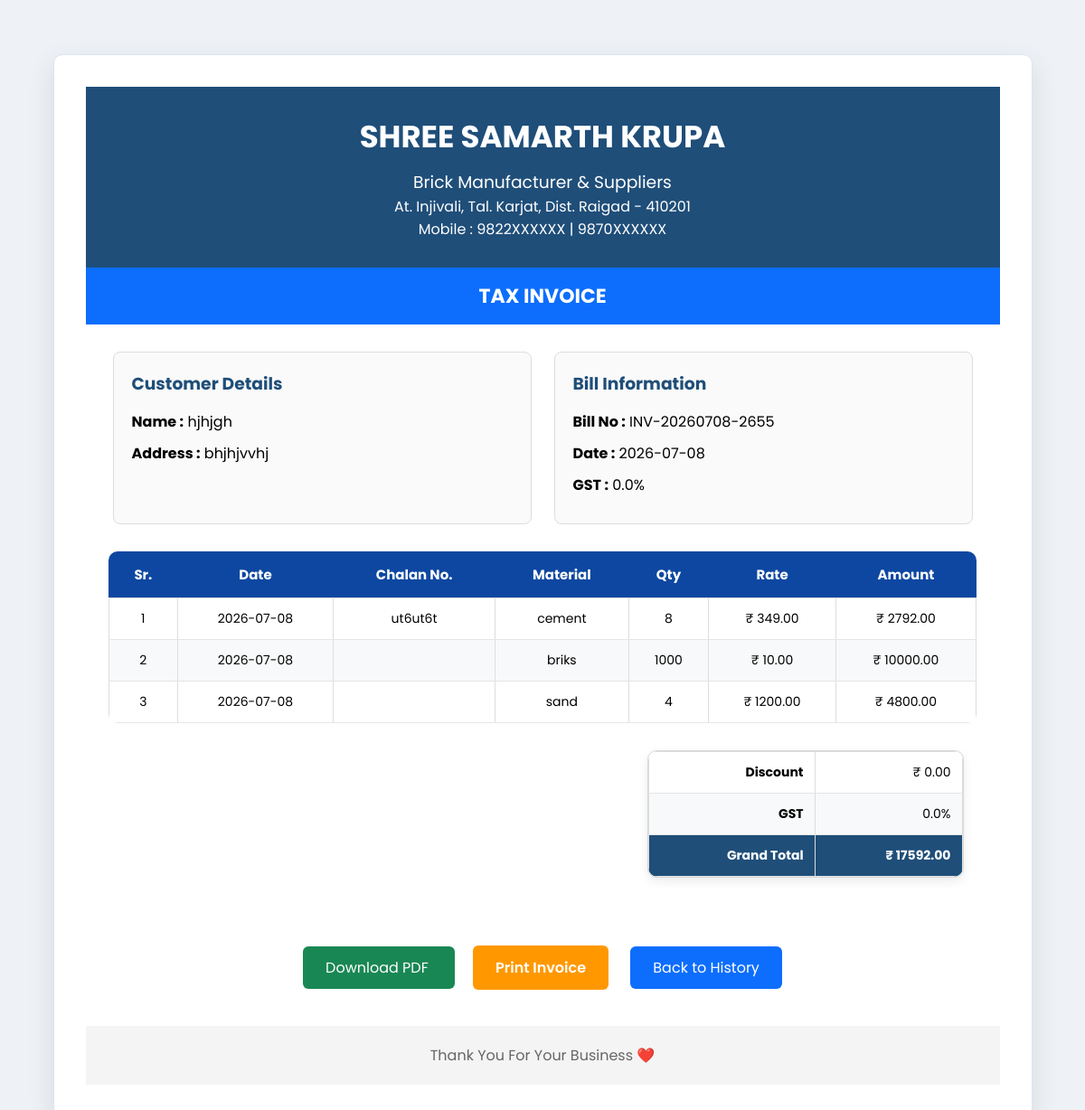
The page /bill/6 on the database its author committed.
### tables this page shows
CREATE TABLE bills(

    id INTEGER PRIMARY KEY AUTOINCREMENT,

    bill_no TEXT,

    customer_name TEXT,

    customer_address TEXT,

    bill_date TEXT,

    discount REAL,

    gst REAL,

    grand_total REAL

);

CREATE TABLE bill_items(

    id INTEGER PRIMARY KEY AUTOINCREMENT,

    bill_id INTEGER,

    item_date TEXT,

    chalan_no TEXT,

    material TEXT,

    quantity INTEGER,

    price REAL,

    total REAL,

    FOREIGN KEY(bill_id) REFERENCES bills(id)

);

### app.py (the view)
@app.route("/bill/<int:bill_id>")
def bill_details(bill_id):
    conn = get_db()
    cursor = conn.cursor()
    cursor.execute(
        "SELECT * FROM bills WHERE id=?",
        (bill_id,)
    )
    bill = cursor.fetchone()
    cursor.execute(
        "SELECT * FROM bill_items WHERE bill_id=?",
        (bill_id,)
    )
    items = cursor.fetchall()
    conn.close()
    return render_template(
        "bill_details.html",
        bill=bill,
        items=items
    )

### app.py (called while the page is built)
def get_db():
    conn = sqlite3.connect(DATABASE)
    conn.row_factory = sqlite3.Row
    return conn

### templates/bill_details.html (shortened to what this page needs)
<!DOCTYPE html>
<html lang="en">
<head>
<link rel="stylesheet"
href="{{ url_for('static', filename='style.css') }}">
</head>
<body>
<div class="container">
<div class="header">
<h1>SHREE SAMARTH KRUPA</h1>
<h3>Brick Manufacturer & Suppliers</h3>
<p>At. Injivali, Tal. Karjat, Dist. Raigad - 410201</p>
<p>Mobile : 9822XXXXXX | 9870XXXXXX</p>
</div>
<div class="invoice-title">
TAX INVOICE
</div>
<div class="info">
<div class="card">
<h3>Customer Details</h3>
<p><b>Name :</b> {{ bill.customer_name }}</p>
<p><b>Address :</b> {{ bill.customer_address }}</p>
</div>
<div class="card">
<h3>Bill Information</h3>
<p><b>Bill No :</b> {{ bill.bill_no }}</p>
<p><b>Date :</b> {{ bill.bill_date }}</p>
<p><b>GST :</b> {{ bill.gst }}%</p>
</div>
</div>
<table>
<thead>
<tr>
<th>Sr.</th>
<th>Date</th>
<th>Chalan No.</th>
<th>Material</th>
<th>Qty</th>
<th>Rate</th>
<th>Amount</th>
</tr>
</thead>
<tbody>
{% for item in items %}
<tr>
<td>{{ loop.index }}</td>
<td>{{ item.item_date }}</td>
<td>{{ item.chalan_no }}</td>
<td>{{ item.material }}</td>
<td>{{ item.quantity }}</td>
<td>₹ {{ "%.2f"|format(item.price) }}</td>
<td>₹ {{ "%.2f"|format(item.total) }}</td>
</tr>
{% endfor %}
</tbody>
</table>
<div class="summary">
<table>
<tr>
<td><b>Discount</b></td>
<td>₹ {{ "%.2f"|format(bill.discount) }}</td>
</tr>
<tr>
<td><b>GST</b></td>
<td>{{ bill.gst }}%</td>
</tr>
<tr>
<td><b>Grand Total</b></td>
<td>₹ {{ "%.2f"|format(bill.grand_total) }}</td>
</tr>
</table>
</div>
<div class="buttons">
<a href="/download_pdf/{{ bill.id }}" class="download">
Download PDF
</a>
<button class="print" onclick="window.print()">
Print Invoice
</button>
<a href="/history" class="back">
Back to History
</a>
</div>
<div class="footer">
Thank You For Your Business ❤️
</div>
</div>
</body>
</html>

### static/style.css (style rules this page uses)
* { margin:0; padding:0; box-sizing:border-box; font-family:'Poppins',sans-serif; }
body { background:#eef2f7; padding:30px; }
.container { width:95%; max-width:1400px; margin:auto; background:#ffffff; border-radius:12px; padding:35px; box-shadow:0 10px 25px rgba(0,0,0,.12); }
table { width:100%; border-collapse:collapse; margin-top:20px; border-radius:10px; overflow:hidden; }
table th { background:#0d47a1; color:white; padding:14px; font-size:15px; }
table td { padding:12px; text-align:center; border-bottom:1px solid #e5e5e5; font-size:14px; }
table tr:nth-child(even) { background:#f8f9fa; }
.summary { width:380px; margin-top:35px; margin-left:auto; border-radius:10px; overflow:hidden; border:1px solid #d8d8d8; box-shadow:0 4px 12px rgba(0,0,0,.08); }
.buttons { text-align:center; margin-top:35px; }
.buttons button { padding:14px 35px; margin:10px; border:none; border-radius:8px; font-size:16px; font-weight:600; cursor:pointer; transition:.3s; }
.container { border:1px solid #dbe5f1 }
table th { position:sticky;top:0 }
table td:last-child { white-space:nowrap }
.summary { background:#fff }
button { transition:.25s ease }

### templates/bill_details.html (style rules this page uses)
body { background:#eef2f7; font-family:Segoe UI,Arial,sans-serif; }
.container { width:95%; max-width:1200px; margin:30px auto; background:white; border-radius:10px; box-shadow:0 10px 30px rgba(0,0,0,.1); overflow:hidden; }
.header { background:#1f4e79; color:white; padding:30px; text-align:center; }
.header h1 { margin:0; font-size:34px; }
.header h3 { margin-top:10px; font-weight:normal; }
.invoice-title { background:#0d6efd; color:white; text-align:center; padding:15px; font-size:22px; font-weight:bold; }
.info { display:grid; grid-template-columns:1fr 1fr; gap:25px; padding:30px; }
.card { border:1px solid #ddd; border-radius:8px; padding:20px; background:#fafafa; }
.card h3 { color:#1f4e79; margin-bottom:15px; }
.card p { margin:10px 0; }
table { width:95%; margin:auto; border-collapse:collapse; }
th { background:#1f4e79; color:white; padding:14px; }
td { border:1px solid #ddd; padding:12px; text-align:center; }
tr:nth-child(even) { background:#f8f9fa; }
.summary { width:350px; margin:30px 40px 30px auto; }
.summary table { width:100%; }
.summary td { text-align:right; }
.summary tr:last-child { background:#1f4e79; color:white; font-weight:bold; }
.buttons { text-align:center; padding:30px; }
.buttons a, .buttons button { text-decoration:none; padding:12px 25px; margin:10px; border:none; border-radius:6px; font-size:16px; cursor:pointer; color:white; }
.download { background:#198754; }
.back { background:#0d6efd; }
.print { background:#ff9800; }
.footer { text-align:center; padding:20px; background:#f4f4f4; color:#666; }

### rows shown on the page
bills: customer_name "hjhjgh", customer_address "bhjhjvvhj", bill_no "INV-20260708-2655", bill_date "2026-07-08", gst "0.0", discount "0.00", grand_total "17592.00"
bill_items: item_date "2026-07-08", chalan_no "ut6ut6t", material "cement", quantity "8", price "349.00", total "2792.00"
bill_items: item_date "2026-07-08", material "briks", quantity "1000", price "10.00", total "10000.00"
bill_items: item_date "2026-07-08", material "sand", quantity "4", price "1200.00", total "4800.00"
